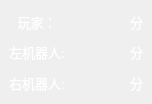
<?xml version="1.0" encoding="UTF-8"?>
<ui version="4.0">
 <class>ScorePanel</class>
 <widget class="QWidget" name="ScorePanel">
  <property name="geometry">
   <rect>
    <x>0</x>
    <y>0</y>
    <width>152</width>
    <height>104</height>
   </rect>
  </property>
  <property name="windowTitle">
   <string>Form</string>
  </property>
  <layout class="QHBoxLayout" name="horizontalLayout">
   <property name="leftMargin">
    <number>9</number>
   </property>
   <property name="topMargin">
    <number>9</number>
   </property>
   <property name="rightMargin">
    <number>9</number>
   </property>
   <property name="bottomMargin">
    <number>9</number>
   </property>
   <item>
    <widget class="QWidget" name="widget" native="true">
     <property name="font">
      <font>
       <family>楷体</family>
       <weight>50</weight>
       <bold>false</bold>
      </font>
     </property>
     <property name="styleSheet">
      <string notr="true">color: rgb(255, 255, 255);</string>
     </property>
     <layout class="QGridLayout" name="gridLayout">
      <property name="leftMargin">
       <number>0</number>
      </property>
      <property name="topMargin">
       <number>0</number>
      </property>
      <property name="rightMargin">
       <number>0</number>
      </property>
      <property name="bottomMargin">
       <number>0</number>
      </property>
      <item row="1" column="3">
       <widget class="QLabel" name="leftScore">
        <property name="font">
         <font>
          <family>楷体</family>
          <pointsize>10</pointsize>
          <weight>50</weight>
          <bold>false</bold>
         </font>
        </property>
        <property name="styleSheet">
         <string notr="true">color: rgb(255, 255, 255);</string>
        </property>
        <property name="text">
         <string/>
        </property>
        <property name="alignment">
         <set>Qt::AlignCenter</set>
        </property>
       </widget>
      </item>
      <item row="0" column="2">
       <widget class="QLabel" name="me">
        <property name="font">
         <font>
          <family>楷体</family>
          <pointsize>10</pointsize>
          <weight>50</weight>
          <bold>false</bold>
         </font>
        </property>
        <property name="styleSheet">
         <string notr="true">color: rgb(255, 255, 255);</string>
        </property>
        <property name="text">
         <string>玩家：</string>
        </property>
        <property name="alignment">
         <set>Qt::AlignCenter</set>
        </property>
       </widget>
      </item>
      <item row="1" column="2">
       <widget class="QLabel" name="left">
        <property name="font">
         <font>
          <family>楷体</family>
          <pointsize>10</pointsize>
          <weight>50</weight>
          <bold>false</bold>
         </font>
        </property>
        <property name="styleSheet">
         <string notr="true">color: rgb(255, 255, 255);</string>
        </property>
        <property name="text">
         <string>左机器人:</string>
        </property>
       </widget>
      </item>
      <item row="2" column="2">
       <widget class="QLabel" name="right">
        <property name="font">
         <font>
          <family>楷体</family>
          <pointsize>10</pointsize>
          <weight>50</weight>
          <bold>false</bold>
         </font>
        </property>
        <property name="styleSheet">
         <string notr="true">color: rgb(255, 255, 255);</string>
        </property>
        <property name="text">
         <string>右机器人:</string>
        </property>
       </widget>
      </item>
      <item row="2" column="3">
       <widget class="QLabel" name="rightScore">
        <property name="font">
         <font>
          <family>楷体</family>
          <pointsize>10</pointsize>
          <weight>50</weight>
          <bold>false</bold>
         </font>
        </property>
        <property name="styleSheet">
         <string notr="true">color: rgb(255, 255, 255);</string>
        </property>
        <property name="text">
         <string/>
        </property>
        <property name="alignment">
         <set>Qt::AlignCenter</set>
        </property>
       </widget>
      </item>
      <item row="0" column="3">
       <widget class="QLabel" name="meScore">
        <property name="font">
         <font>
          <family>楷体</family>
          <pointsize>10</pointsize>
          <weight>50</weight>
          <bold>false</bold>
         </font>
        </property>
        <property name="styleSheet">
         <string notr="true">color: rgb(255, 255, 255);</string>
        </property>
        <property name="text">
         <string/>
        </property>
        <property name="alignment">
         <set>Qt::AlignCenter</set>
        </property>
       </widget>
      </item>
      <item row="0" column="4">
       <widget class="QLabel" name="fen1">
        <property name="sizePolicy">
         <sizepolicy hsizetype="Fixed" vsizetype="Preferred">
          <horstretch>0</horstretch>
          <verstretch>0</verstretch>
         </sizepolicy>
        </property>
        <property name="font">
         <font>
          <family>楷体</family>
          <pointsize>10</pointsize>
          <weight>50</weight>
          <bold>false</bold>
         </font>
        </property>
        <property name="styleSheet">
         <string notr="true">color: rgb(255, 255, 255);</string>
        </property>
        <property name="text">
         <string>分</string>
        </property>
       </widget>
      </item>
      <item row="1" column="4">
       <widget class="QLabel" name="fen2">
        <property name="sizePolicy">
         <sizepolicy hsizetype="Fixed" vsizetype="Preferred">
          <horstretch>0</horstretch>
          <verstretch>0</verstretch>
         </sizepolicy>
        </property>
        <property name="font">
         <font>
          <family>楷体</family>
          <pointsize>10</pointsize>
          <weight>50</weight>
          <bold>false</bold>
         </font>
        </property>
        <property name="styleSheet">
         <string notr="true">color: rgb(255, 255, 255);</string>
        </property>
        <property name="text">
         <string>分</string>
        </property>
       </widget>
      </item>
      <item row="2" column="4">
       <widget class="QLabel" name="fen3">
        <property name="sizePolicy">
         <sizepolicy hsizetype="Fixed" vsizetype="Preferred">
          <horstretch>0</horstretch>
          <verstretch>0</verstretch>
         </sizepolicy>
        </property>
        <property name="font">
         <font>
          <family>楷体</family>
          <pointsize>10</pointsize>
          <weight>50</weight>
          <bold>false</bold>
         </font>
        </property>
        <property name="styleSheet">
         <string notr="true">color: rgb(255, 255, 255);</string>
        </property>
        <property name="text">
         <string>分</string>
        </property>
       </widget>
      </item>
     </layout>
    </widget>
   </item>
  </layout>
 </widget>
 <resources/>
 <connections/>
</ui>
